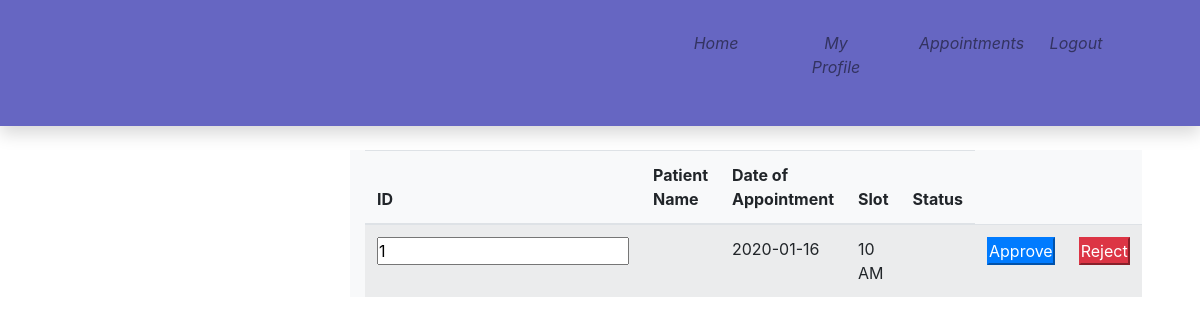
Page /viewappointment.php on the committed database.
### tables this page shows
CREATE TABLE `appointment` (
  `id` int(11) NOT NULL,
  `Did` int(11) NOT NULL,
  `Dname` varchar(20) NOT NULL,
  `Uname` varchar(20) NOT NULL,
  `Date` date NOT NULL,
  `Slot` varchar(20) NOT NULL,
  `Status` varchar(20) NOT NULL
);

### viewappointment.php (the view, shortened to what this page needs)
<!doctype html>
 <html>
  <head>
	  <link rel ="stylesheet" href="css/bootstrap.min.css">
	  <link rel ="stylesheet" href="css/style.css">
  </head>
  <body>
	<div class="container-fliud">
        <nav class="navbar navbar-expand navbar-light topbar mb-4 static-top shadow bg-gradient-primary">
          <ul class="navbar-nav ml-auto pr-5 p-hide">
            <li class="nav-item ">
              <a class="nav-link " href="index.php">
                <i class="fas fa-home"><p> Home</p></i>
              </a>
            </li>
			<li class="nav-item ">
              <a class="nav-link " href="doctorprofile.php">
                <i class="fas fa-home"><p> My Profile</p></i>
              </a>
            </li>
			<li class="nav-item ">
              <a class="nav-link " href="viewappointment.php">
                <i class="fas fa-home"><p> Appointments</p></i>
              </a>
            </li>
			<li class="nav-item ">
              <a class="nav-link " href="index.php">
                <i class="fas fa-home"><p> Logout</p></i>
              </a>
            </li>
          </ul>
        </nav>
	</div>
	<div class="container bg-light col-5">
	<table class="table table-striped card-text bg-light">
					<thead>
						<tr>
							<th scope="col">ID</th>
							<th scope="col">Patient Name</th>
							<th scope="col">Date of Appointment</th>
							<th scope="col">Slot</th>
							<th scope="col">Status</th>
						</tr>
					</thead>
					<tbody>
						<?php
							require_once 'connection.php';
							$var=$_SESSION['user'];
							$sql="select * from appointment where Dname='".$var."'";
							$result=mysqli_query($conn,$sql);
							while($row=mysqli_fetch_assoc($result))
							{
						?>
						<tr>
						<form action="action.php" method="post">
							<td scope="row"><input type="text" value="<?php echo $row['id'];?>" name="id" readonly></td>
							<td scope="row"><?php echo $row['Uname'];?></td>
							<td scope="row"><?php echo $row['Date'];?></td>
							<td scope="row"><?php echo $row['Slot'];?></td>
							<td scope="row"><?php echo $row['Status'];?></td>
							<td><input type="submit" value="Approve" class="btn-primary" name="approve"></td>
							<td><input type="submit" value="Reject" class="btn-danger" name="reject"></td>
						</form>
						</tr>
						<?php
							}
						?>
					</tbody>
				</table>
	</div>
  </body>
</html>

### css/style.css (style rules this page uses)
* { margin:0px; padding:0px; }
.navbar { text-align:center; background-color:rgba(0, 0, 153,0.6); }
.navbar ul { float:right; display:inline-flex; list-style-type:none; }
.navbar ul li { width:120px; padding:15px; }
.navbar ul li a { text-decoration:none; color:white; }

### rows in the picture
appointment: id "1", Date "2020-01-16", Slot "10 AM"
